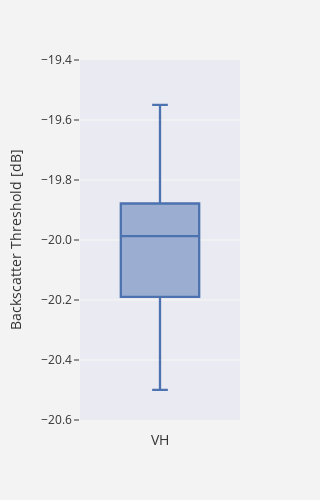

Notebook cell for this chart:
### Code cell
# Geração da figura
fig = px.box(data, labels={"variable" : "VH", "value" : "Backscatter Threshold [dB]"}, 
             width=300, height=500, boxmode='overlay', range_y=[-20.6, -19.4], template='ggplot2')

# Template types: 'ggplot2', 'seaborn', 'simple_white', 'plotly',
#'plotly_white', 'plotly_dark', 'presentation', 'xgridoff','ygridoff', 'gridon', 'none'

# Edição do gráfico
fig.update_layout(
    yaxis=dict( #Edição do eixo y
        showgrid=True, #Mostrar grid
        dtick=0.2, #Espaçamento dos ticks
        tickson="boundaries", #Onde vão os ticks
        ticklen=5, #Tamanho do tick
        gridcolor='rgb(243, 243, 243)', #Cor do grid
        gridwidth=1.5, #Largura do grid
        tickformat=".1f" #Número de casas decimais/precisão
    ),
    paper_bgcolor='rgb(243, 243, 243)', #Cor do papel
    plot_bgcolor='rgb(234, 234, 242)', #Cor do backgound do plot
    showlegend=False) #Mostrar legenda (caso tenha)

#Edição do plot
fig.update_traces(whiskerwidth=0.2, fillcolor='rgb(155,174,209)', marker_size=8,
                 marker_color='rgb(76,114,176)', line_width=2.3)

# Edição do eixo x
fig.update_xaxes(showgrid=False, ticks='', showticklabels=False)

fig.show()

### Figure 1 — Plotly figure (JSON) as saved in the notebook; plotly's stock layout.template omitted (floating-point values rounded to 4 significant figures)
{"data": [{"alignmentgroup": "True", "fillcolor": "rgb(155,174,209)", "hovertemplate": "VH=%{x}<br>Backscatter Threshold [dB]=%{y}<extra></extra>", "legendgroup": "", "line": {"width": 2.3}, "marker": {"color": "rgb(76,114,176)", "size": 8}, "name": "", "notched": false, "offsetgroup": "", "orientation": "v", "showlegend": false, "type": "box", "whiskerwidth": 0.2, "x": ["VH", "VH", "VH", "VH", "VH", "VH", "VH", "VH", "VH", "VH", "VH", "VH", "VH", "VH", "VH", "VH", "VH", "VH", "VH", "VH", "VH", "VH", "VH", "VH", "VH", "VH", "VH", "VH", "VH", "VH", "VH", "VH", "VH", "VH", "VH", "VH", "VH", "VH", "VH", "VH", "VH", "VH", "VH", "VH", "VH", "VH", "VH", "VH", "VH", "VH", "VH", "VH", "VH", "VH", "VH", "VH", "VH", "VH", "VH", "VH", "VH", "VH", "VH", "VH", "VH", "VH", "VH", "VH"], "x0": " ", "xaxis": "x", "y": [-20.42, -19.94, -20.26, -20.43, -20.08, -20.27, -20.17, -20.25, -20.07, -19.99, -20.2, -20.22, -19.73, -19.83, -19.89, -20.03, -19.79, -20.19, -19.94, -20.09, -20.1, -19.81, -19.71, -19.88, -19.97, -19.95, -19.93, -19.88, -20.37, -20.19, -19.96, -20.14, -19.55, -20.35, -20.03, -20.37, -20.5, -19.95, -20.16, -20.17, -20.24, -20.05, -19.99, -19.99, -19.76, -19.91, -19.81, -19.94, -19.66, -19.98, -19.87, -19.9, -19.68, -19.75, -19.64, -19.77, -19.73, -20.04, -19.9, -19.72, -19.94, -20.31, -19.91, -20.21, -20.46, -20.27, -20.08, -19.88], "y0": " ", "yaxis": "y"}], "layout": {"boxmode": "overlay", "height": 500, "legend": {"tracegroupgap": 0}, "margin": {"t": 60}, "paper_bgcolor": "rgb(243, 243, 243)", "plot_bgcolor": "rgb(234, 234, 242)", "showlegend": false, "width": 300, "xaxis": {"anchor": "y", "domain": [0, 1], "showgrid": false, "showticklabels": false, "ticks": "", "title": {"text": "VH"}}, "yaxis": {"anchor": "x", "domain": [0, 1], "dtick": 0.2, "gridcolor": "rgb(243, 243, 243)", "gridwidth": 1.5, "range": [-20.6, -19.4], "showgrid": true, "tickformat": ".1f", "ticklen": 5, "tickson": "boundaries", "title": {"text": "Backscatter Threshold [dB]"}}}}
